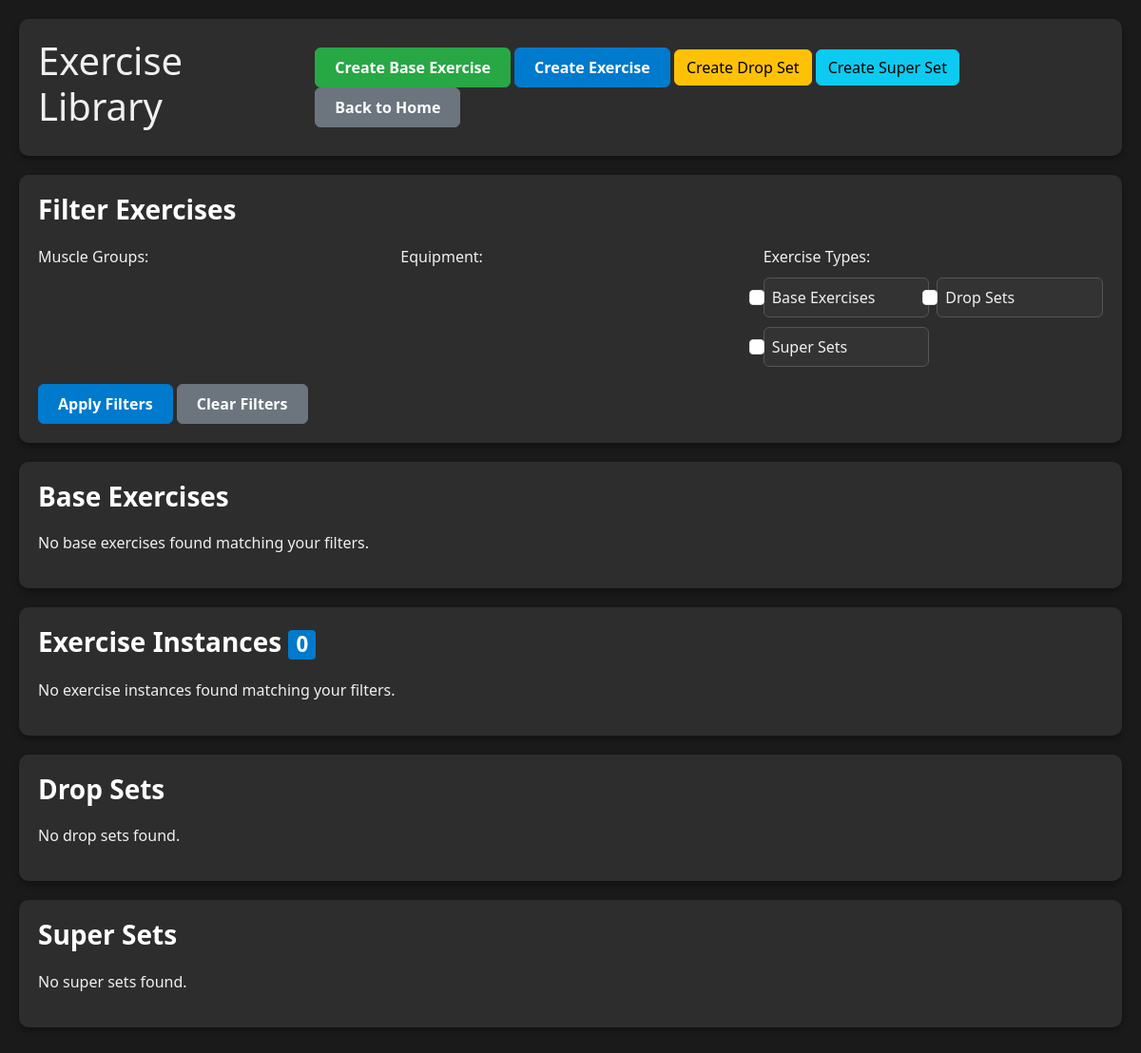
Page /exercise-list/ (signed in) on the earlier database version.
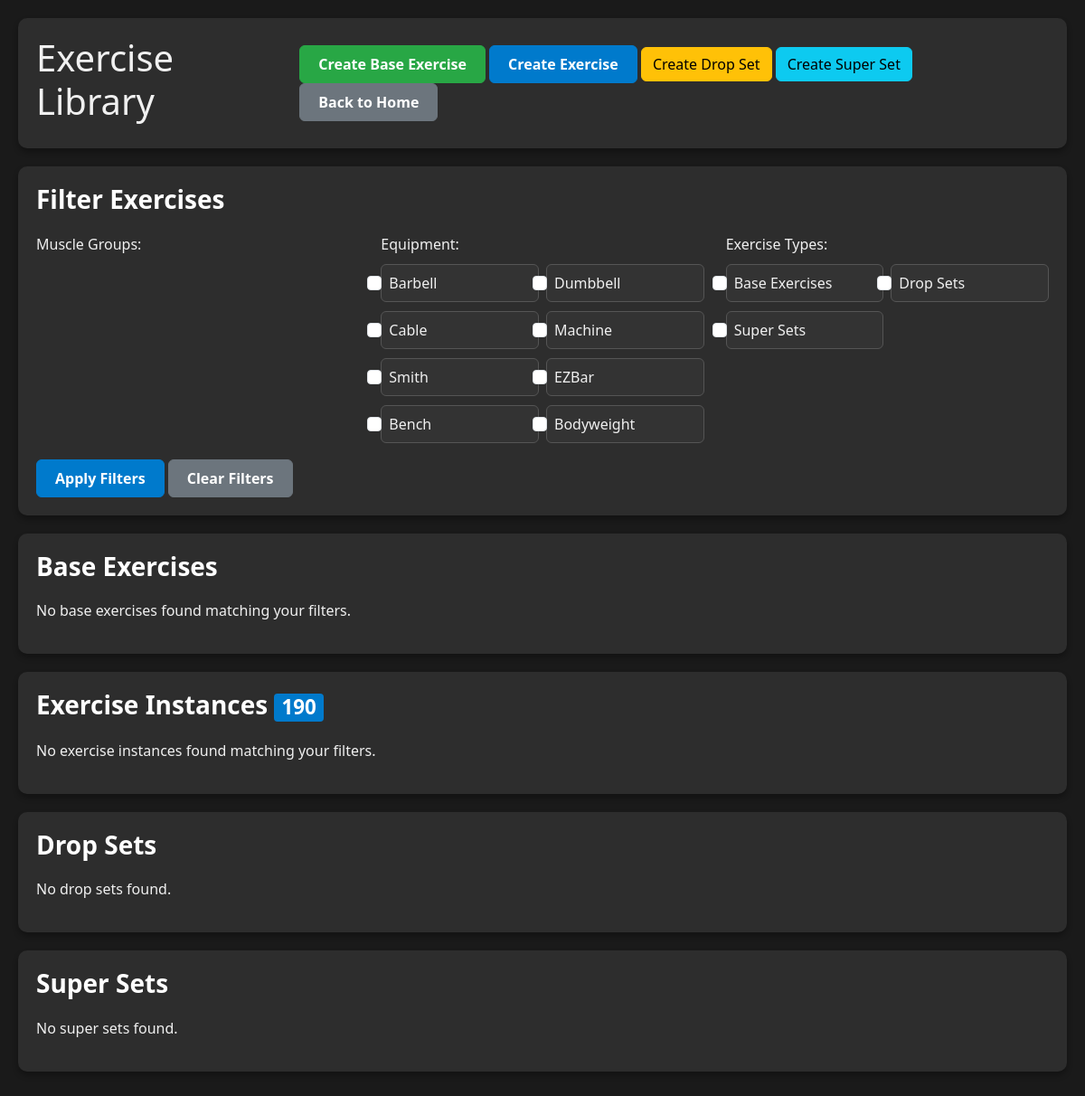
Same page on the later database version.
### logger/models.py (models this page shows, shortened)
class Equipment(models.Model):
    name = models.CharField(max_length=100, unique=True)

### logger/views.py (the view)
# urls.py: path('exercise-list/', views.exercise_list, name='exercise_list'),
@login_required
def exercise_list(request):
    exercises = Exercise.objects.all().select_related('primary_muscle_group', 'equipment')
    muscle_filter = request.GET.get('muscle_group')
    if muscle_filter:
        exercises = exercises.filter(primary_muscle_group_id=muscle_filter)
    equipment_filter = request.GET.get('equipment')
    if equipment_filter:
        exercises = exercises.filter(equipment_id=equipment_filter)
    context = {
        'exercises': exercises.order_by('name'),
        'muscle_groups': MuscleGroup.objects.all(),
        'equipment': Equipment.objects.all(),
        'selected_muscle': muscle_filter,
        'selected_equipment': equipment_filter,
    }
    return render(request, 'logger/exercise_list.html', context)

### logger/templates/logger/exercise_list.html (shortened to what this page needs)
<!DOCTYPE html>
<html>
<head>
    <link href="https://cdn.jsdelivr.net/npm/bootstrap@5.3.0/dist/css/bootstrap.min.css" rel="stylesheet">
</head>
<body>
    <div class="container">
        <div class="header">
            <div class="d-flex justify-content-between align-items-center">
                <h1>Exercise Library</h1>
                <div>
                    <a href="{% url 'create_base_exercise' %}" class="btn btn-success">Create Base Exercise</a>
                    <a href="{% url 'create_exercise' %}" class="btn btn-primary">Create Exercise</a>
                    <a href="{% url 'create_drop_set' %}" class="btn btn-warning">Create Drop Set</a>
                    <a href="{% url 'create_super_set' %}" class="btn btn-info">Create Super Set</a>
                    <a href="{% url 'home' %}" class="btn btn-secondary">Back to Home</a>
                </div>
            </div>
        </div>
        <div class="filter-section">
            <h3 class="section-title">Filter Exercises</h3>
            <form method="get">
                <div class="row">
                    <div class="col-md-4">
                        <label>Muscle Groups:</label>
                    </div>
                    <div class="col-md-4">
                        <label>Equipment:</label>
                        <div class="checkbox-group">
                            {% for eq in equipment %}
                                <div class="form-check">
                                    <input type="checkbox" name="equipment" value="{{ eq.id }}"
                                           class="form-check-input" id="equipment_{{ eq.id }}">
                                    <label class="form-check-label" for="equipment_{{ eq.id }}">
                                        {{ eq.name }}
                                    </label>
                                </div>
                            {% endfor %}
                        </div>
                    </div>
                    <div class="col-md-4">
                        <label>Exercise Types:</label>
                        <div class="checkbox-group">
                            <div class="form-check">
                                <input type="checkbox" name="exercise_type" value="base"
                                       class="form-check-input" id="type_base">
                                <label class="form-check-label" for="type_base">
                                    Base Exercises
                                </label>
                            </div>
                            <div class="form-check">
                                <input type="checkbox" name="exercise_type" value="drop_set"
                                       class="form-check-input" id="type_drop_set">
                                <label class="form-check-label" for="type_drop_set">
                                    Drop Sets
                                </label>
                            </div>
                            <div class="form-check">
                                <input type="checkbox" name="exercise_type" value="super_set"
                                       class="form-check-input" id="type_super_set">
                                <label class="form-check-label" for="type_super_set">
                                    Super Sets
                                </label>
                            </div>
                        </div>
                    </div>
                </div>
                <div class="mt-3">
                    <button type="submit" class="btn btn-primary">Apply Filters</button>
                    <a href="{% url 'exercise_list' %}" class="btn btn-secondary">Clear Filters</a>
                </div>
            </form>
        </div>
        <div class="exercise-section">
            <h3 class="section-title">
                Base Exercises
            </h3>
            {% if base_exercises %}
                {% for base_exercise in base_exercises %}
                    <div class="exercise-card base-exercise-card">
                        <h5>{{ base_exercise.name }}</h5>
                        <div class="exercise-details">
                            {% if base_exercise.muscle_group.all %}
                                <span>Muscles: {{ base_exercise.muscle_group.all|join:", " }}</span>
                            {% endif %}
                            {% if base_exercise.equipment.all %}
                                <span>Equipment: {{ base_exercise.equipment.all|join:", " }}</span>
                            {% endif %}
                            {% if base_exercise.is_compound %}
                                <span>Compound</span>
                            {% endif %}
                            {% if base_exercise.is_incline %}
                                <span>Incline</span>
                            {% endif %}
                            {% if base_exercise.is_decline %}
                                <span>Decline</span>
                            {% endif %}
                            {% if base_exercise.is_single_arm %}
                                <span>Single Arm</span>
                            {% endif %}
                        </div>
                        {% if base_exercise.description %}
                            <div class="description">{{ base_exercise.description }}</div>
                        {% endif %}
                        <div class="mt-2">
                            <a href="{% url 'create_exercise' %}?base_exercise={{ base_exercise.id }}"
                               class="btn btn-primary btn-sm">Create Instance</a>
                        </div>
                    </div>
                {% endfor %}
            {% else %}
                <p>No base exercises found matching your filters.</p>
            {% endif %}
        </div>
        <div class="exercise-section">
            <h3 class="section-title">
                Exercise Instances <span class="badge badge-instance">{{ exercises.count }}</span>
            </h3>
            {% if exercises %}
                {% for exercise in exercises %}
                    <div class="exercise-card">
                        <h5>{{ exercise.name }}</h5>
                        <div class="exercise-details">
                            <span class="badge badge-base">Based on: {{ exercise.base_exercise.name }}</span>
                            {% if exercise.muscle_group.all %}
                                <span>Muscles: {{ exercise.muscle_group.all|join:", " }}</span>
                            {% endif %}
                            {% if exercise.equipment.all %}
                                <span>Equipment: {{ exercise.equipment.all|join:", " }}</span>
                            {% endif %}
                            {% if exercise.is_compound %}
                                <span>Compound</span>
                            {% endif %}
                            {% if exercise.is_incline %}
                                <span>Incline</span>
                            {% endif %}
                            {% if exercise.is_decline %}
                                <span>Decline</span>
                            {% endif %}
                            {% if exercise.is_single_arm %}
                                <span>Single Arm</span>
                            {% endif %}
                        </div>
                        {% if exercise.notes %}
                            <div class="description">{{ exercise.notes }}</div>
                        {% endif %}
                    </div>
                {% endfor %}
            {% else %}
                <p>No exercise instances found matching your filters.</p>
            {% endif %}
        </div>
        <div class="exercise-section">
            <h3 class="section-title">
                Drop Sets
            </h3>
            {% if drop_sets %}
                {% for drop_set in drop_sets %}
                    <div class="exercise-card drop-set-card">
                        <h5>{{ drop_set.name }}</h5>
                        <div class="exercise-details">
                            <span class="badge badge-base">Based on: {{ drop_set.base_exercise.name }}</span>
                            <span class="badge badge-drop-set">Drop Set</span>
                        </div>
                        {% if drop_set.description %}
                            <div class="description">{{ drop_set.description }}</div>
                        {% endif %}
                        <div class="mt-2">
                            <a href="#" class="btn btn-warning btn-sm">View Rounds</a>
                        </div>
                    </div>
                {% endfor %}
            {% else %}
                <p>No drop sets found.</p>
            {% endif %}
        </div>
        <div class="exercise-section">
            <h3 class="section-title">
                Super Sets
            </h3>
            {% if super_sets %}
                {% for super_set in super_sets %}
                    <div class="exercise-card super-set-card">
                        <h5>{{ super_set.name }}</h5>
                        <div class="exercise-details">
                            <span class="badge badge-super-set">Super Set</span>
                            <span>Rest: {{ super_set.rest_time_between_sets }}s</span>
                        </div>
                        {% if super_set.description %}
                            <div class="description">{{ super_set.description }}</div>
                        {% endif %}
                        <div class="mt-2">
                            <a href="#" class="btn btn-info btn-sm">View Exercises</a>
                        </div>
                    </div>
                {% endfor %}
            {% else %}
                <p>No super sets found.</p>
            {% endif %}
        </div>
    </div>
</body>
</html>

### logger/templates/logger/exercise_list.html (style rules this page uses)
body { background-color: #1a1a1a; color: #f0f0f0; font-family: 'Segoe UI', Tahoma, Geneva, Verdana, sans-serif; }
.container { max-width: 1200px; margin: 0 auto; padding: 20px; }
.header { background-color: #2d2d2d; border-radius: 10px; padding: 20px; margin-bottom: 20px; box-shadow: 0 4px 6px rgba(0, 0, 0, 0.3); }
.filter-section { background-color: #2d2d2d; border-radius: 10px; padding: 20px; margin-bottom: 20px; box-shadow: 0 4px 6px rgba(0, 0, 0, 0.3); }
.exercise-section { background-color: #2d2d2d; border-radius: 10px; padding: 20px; margin-bottom: 20px; box-shadow: 0 4px 6px rgba(0, 0, 0, 0.3); }
.btn-primary { background-color: #007acc; border-color: #007acc; padding: 8px 20px; font-weight: 600; }
.btn-success { background-color: #28a745; border-color: #28a745; padding: 8px 20px; font-weight: 600; }
.btn-secondary { background-color: #6c757d; border-color: #6c757d; padding: 8px 20px; font-weight: 600; }
.checkbox-group { display: grid; grid-template-columns: repeat(auto-fit, minmax(150px, 1fr)); gap: 8px; margin-top: 10px; }
.form-check { background-color: #333; padding: 8px; border-radius: 6px; border: 1px solid #555; }
.form-check-label { color: #f0f0f0; font-weight: normal; }
.section-title { color: #fff; margin-bottom: 20px; font-weight: 600; }
.badge { background-color: #007acc; color: #fff; padding: 4px 8px; border-radius: 4px; font-size: 0.8em; margin-right: 5px; }
.badge-instance { background-color: #007acc; }

Differences in the rows shown:
added Equipment: name "Barbell"
added Equipment: name "Dumbbell"
added Equipment: name "Cable"
added Equipment: name "Machine"
added Equipment: name "Smith"
added Equipment: name "EZBar"
added Equipment: name "Bench"
added Equipment: name "Bodyweight"
Other differences:
{{ exercises.count }}: "0" → "190"
